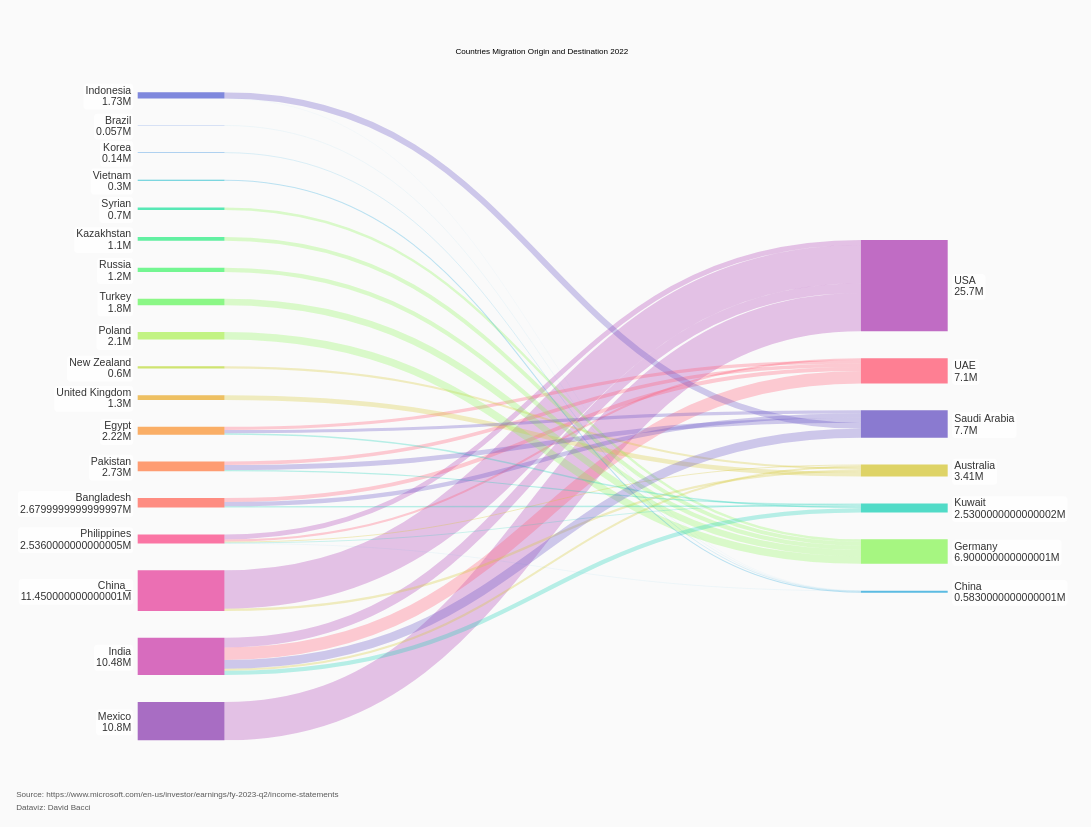

Express this chart as Vega-Lite.
### Vega specification from a JSON file in a GitHub repository (floating-point values rounded to 4 significant figures)
{"$schema": "https://vega.github.io/schema/vega/v5.json", "description": "Sankey Chart by David Bacci: https://www.linkedin.com/in/davbacci/", "width": 1000, "height": 800, "padding": {"bottom": 20, "left": 20, "right": 30, "top": 40}, "title": {"text": "Countries Migration Origin and Destination 2022", "color": "black", "fontSize": 32, "fontStyle": "Consolas", "dy": 0, "fontWeight": "bold", "offset": 30}, "background": "#fafafa", "signals": [{"name": "standardGap", "value": 14, "description": "Gap as a percentage of full domain"}, {"name": "base", "value": "center", "description": "How to stack(center or zero)"}], "data": [{"name": "input", "values": [{"category": "India", "stack": 1, "sort": "descending", "labels": "left"}, {"category": "China_", "stack": 1, "sort": "descending", "labels": "left"}, {"category": "Mexico", "stack": 1, "sort": "descending", "labels": "left"}, {"category": "Philippines", "stack": 1, "sort": "descending", "labels": "left"}, {"category": "Bangladesh", "stack": 1, "sort": "descending", "labels": "left"}, {"category": "Pakistan", "stack": 1, "sort": "descending", "labels": "left"}, {"category": "El Salvador", "stack": 1, "sort": "descending", "labels": "left"}, {"category": "Egypt", "stack": 1, "sort": "descending", "labels": "left"}, {"category": "United Kingdom", "stack": 1, "sort": "descending", "labels": "left"}, {"category": "New Zealand", "stack": 1, "sort": "descending", "labels": "left"}, {"category": "Poland", "stack": 1, "sort": "descending", "labels": "left"}, {"category": "Turkey", "stack": 1, "sort": "descending", "labels": "left"}, {"category": "Russia", "stack": 1, "sort": "descending", "labels": "left"}, {"category": "Kazakhstan", "stack": 1, "sort": "descending", "labels": "left"}, {"category": "Syrian", "stack": 1, "sort": "descending", "labels": "left"}, {"category": "Vietnam", "stack": 1, "sort": "descending", "labels": "left"}, {"category": "Korea", "stack": 1, "sort": "descending", "labels": "left"}, {"category": "Brazil", "stack": 1, "sort": "descending", "labels": "left"}, {"category": "Indonesia", "stack": 1, "sort": "descending", "labels": "left"}, {"category": "USA", "stack": 2, "sort": 1}, {"category": "UAE", "stack": 2, "sort": 2}, {"category": "Australia", "stack": 2, "sort": 3}, {"category": "Kuwait", "stack": 2, "sort": 4}, {"category": "Germany", "stack": 2, "sort": 5}, {"category": "China", "stack": 2, "sort": 6}, {"category": "Saudi Arabia", "stack": 2, "sort": 3}, {"source": "Mexico", "destination": "USA", "value": 10.8}, {"source": "India", "destination": "USA", "value": 2.7}, {"source": "China_", "destination": "USA", "value": 10.8}, {"source": "Philippines", "destination": "USA", "value": 1.4}, {"source": "India", "destination": "UAE", "value": 3.5}, {"source": "Bangladesh", "destination": "UAE", "value": 1.1}, {"source": "Pakistan", "destination": "UAE", "value": 1}, {"source": "Egypt", "destination": "UAE", "value": 0.9}, {"source": "Philippines", "destination": "UAE", "value": 0.6}, {"source": "United Kingdom", "destination": "Australia", "value": 1.3}, {"source": "China_", "destination": "Australia", "value": 0.65}, {"source": "New Zealand", "destination": "Australia", "value": 0.6}, {"source": "India", "destination": "Australia", "value": 0.58}, {"source": "Philippines", "destination": "Australia", "value": 0.28}, {"source": "Poland", "destination": "Germany", "value": 2.1}, {"source": "Turkey", "destination": "Germany", "value": 1.8}, {"source": "Russia", "destination": "Germany", "value": 1.2}, {"source": "Kazakhstan", "destination": "Germany", "value": 1.1}, {"source": "Syrian", "destination": "Germany", "value": 0.7}, {"source": "India", "destination": "Kuwait", "value": 1.2}, {"source": "Egypt", "destination": "Kuwait", "value": 0.42}, {"source": "Bangladesh", "destination": "Kuwait", "value": 0.38}, {"source": "Pakistan", "destination": "Kuwait", "value": 0.33}, {"source": "Philippines", "destination": "Kuwait", "value": 0.2}, {"source": "Vietnam", "destination": "China", "value": 0.3}, {"source": "Korea", "destination": "China", "value": 0.14}, {"source": "Brazil", "destination": "China", "value": 0.057}, {"source": "Philippines", "destination": "China", "value": 0.056}, {"source": "Indonesia", "destination": "China", "value": 0.03}, {"source": "India", "destination": "Saudi Arabia", "value": 2.5}, {"source": "Indonesia", "destination": "Saudi Arabia", "value": 1.7}, {"source": "Pakistan", "destination": "Saudi Arabia", "value": 1.4}, {"source": "Bangladesh", "destination": "Saudi Arabia", "value": 1.2}, {"source": "Egypt", "destination": "Saudi Arabia", "value": 0.9}]}, {"name": "stacks", "source": "input", "transform": [{"type": "filter", "expr": "datum.source != null"}, {"type": "formula", "as": "end", "expr": "['source','destination']"}, {"type": "formula", "as": "name", "expr": "[ datum.source,datum.destination]"}, {"type": "project", "fields": ["end", "name", "value"]}, {"type": "flatten", "fields": ["end", "name"]}, {"type": "lookup", "from": "input", "key": "category", "values": ["stack", "sort", "gap", "labels"], "fields": ["name"], "as": ["stack", "sort", "gap", "labels"]}, {"type": "aggregate", "fields": ["value", "stack", "sort", "gap", "labels"], "groupby": ["end", "name"], "ops": ["sum", "max", "max", "max", "max"], "as": ["value", "stack", "sort", "gap", "labels"]}, {"type": "aggregate", "fields": ["value", "stack", "sort", "gap", "labels"], "groupby": ["name"], "ops": ["max", "max", "max", "max", "max"], "as": ["value", "stack", "sort", "gap", "labels"]}, {"type": "formula", "as": "gap", "expr": "datum.gap?datum.gap:0"}]}, {"name": "maxValue", "source": ["stacks"], "transform": [{"type": "aggregate", "fields": ["value"], "groupby": ["stack"], "ops": ["sum"], "as": ["value"]}, {"type": "aggregate", "fields": ["value"], "ops": ["max"], "as": ["value"]}]}, {"name": "plottedStacks", "source": ["stacks"], "transform": [{"type": "formula", "as": "spacer", "expr": " (data('maxValue')[0].value/100)*(standardGap+datum.gap)"}, {"type": "formula", "as": "type", "expr": "['data','spacer']"}, {"type": "formula", "as": "spacedValue", "expr": "[datum.value,datum.spacer]"}, {"type": "flatten", "fields": ["type", "spacedValue"]}, {"type": "stack", "groupby": ["stack"], "sort": {"field": "sort", "order": "descending"}, "field": "spacedValue", "offset": {"signal": "base"}}, {"type": "formula", "expr": "((datum.value)/2)+datum.y0", "as": "yc"}]}, {"name": "finalTable", "source": ["plottedStacks"], "transform": [{"type": "filter", "expr": "datum.type == 'data'"}]}, {"name": "linkTable", "source": ["input"], "transform": [{"type": "filter", "expr": "datum.source != null"}, {"type": "lookup", "from": "finalTable", "key": "name", "values": ["y0", "y1", "stack", "sort"], "fields": ["source"], "as": ["sourceStacky0", "sourceStacky1", "sourceStack", "sourceSort"]}, {"type": "lookup", "from": "finalTable", "key": "name", "values": ["y0", "y1", "stack", "sort"], "fields": ["destination"], "as": ["destinationStacky0", "destinationStacky1", "destinationStack", "destinationSort"]}, {"type": "stack", "groupby": ["source"], "sort": {"field": "destinationSort", "order": "descending"}, "field": "value", "offset": "zero", "as": ["syi0", "syi1"]}, {"type": "formula", "expr": "datum.syi0+datum.sourceStacky0", "as": "sy0"}, {"type": "formula", "expr": "datum.sy0+datum.value", "as": "sy1"}, {"type": "stack", "groupby": ["destination"], "sort": {"field": "sourceSort", "order": "descending"}, "field": "value", "offset": "zero", "as": ["dyi0", "dyi1"]}, {"type": "formula", "expr": "datum.dyi0+datum.destinationStacky0", "as": "dy0"}, {"type": "formula", "expr": "datum.dy0+datum.value", "as": "dy1"}, {"type": "formula", "expr": "((datum.value)/2)+datum.sy0", "as": "syc"}, {"type": "formula", "expr": "((datum.value)/2)+datum.dy0", "as": "dyc"}, {"type": "linkpath", "orient": "horizontal", "shape": "diagonal", "sourceY": {"expr": "scale('y', datum.syc)"}, "sourceX": {"expr": "scale('x', toNumber(  datum.sourceStack))+ bandwidth('x')"}, "targetY": {"expr": "scale('y', datum.dyc)"}, "targetX": {"expr": "scale('x', datum.destinationStack)"}}, {"type": "formula", "expr": "range('y')[0]-scale('y', datum.value)", "as": "strokeWidth"}]}], "scales": [{"name": "x", "type": "band", "range": "width", "domain": {"data": "finalTable", "field": "stack"}, "paddingInner": 0.88}, {"name": "y", "type": "linear", "range": "height", "domain": {"data": "finalTable", "field": "y1"}, "reverse": false}, {"name": "color", "type": "ordinal", "range": {"scheme": "rainbow"}, "domain": {"data": "stacks", "field": "name"}}], "marks": [{"type": "rect", "from": {"data": "finalTable"}, "encode": {"update": {"x": {"scale": "x", "field": "stack"}, "width": {"scale": "x", "band": 1}, "y": {"scale": "y", "field": "y0"}, "y2": {"scale": "y", "field": "y1"}, "fill": {"scale": "color", "field": "name"}, "fillOpacity": {"value": 0.75}, "strokeWidth": {"value": 0}, "stroke": {"scale": "color", "field": "name"}}, "hover": {"tooltip": {"signal": "{'Name':datum.name, 'Value':format(datum.value) + 'M'}"}, "fillOpacity": {"value": 1}}}}, {"type": "path", "name": "links", "from": {"data": "linkTable"}, "clip": true, "encode": {"update": {"strokeWidth": {"field": "strokeWidth"}, "path": {"field": "path"}, "strokeOpacity": {"signal": "0.3"}, "stroke": {"field": "destination", "scale": "color"}}, "hover": {"strokeOpacity": {"value": 1}, "tooltip": {"signal": "{'Source':datum.source,'Destination':datum.destination, 'Value':format(datum.value, '') + 'M'}"}}}}, {"type": "group", "name": "labelText", "zindex": 1, "from": {"facet": {"data": "finalTable", "name": "labelFacet", "groupby": ["name", "stack", "yc", "value", "labels"]}}, "clip": false, "encode": {"update": {"strokeWidth": {"value": 1}, "stroke": {"value": "red"}, "x": {"signal": "datum.labels=='left'?scale('x', datum.stack)-8 : scale('x', datum.stack) + (bandwidth('x')) +8"}, "yc": {"scale": "y", "signal": "datum.yc"}, "width": {"signal": "0"}, "height": {"signal": "0"}, "fillOpacity": {"signal": "0.1"}}}, "marks": [{"type": "text", "name": "heading", "from": {"data": "labelFacet"}, "encode": {"update": {"x": {"value": 0}, "y": {"value": -2}, "text": {"field": "name"}, "align": {"signal": "datum.labels=='left'?'right':'left'"}, "fontWeight": {"value": "normal"}}}}, {"type": "text", "name": "amount", "from": {"data": "labelFacet"}, "encode": {"update": {"x": {"value": 0}, "y": {"value": 12}, "text": {"signal": " datum.value + 'M'"}, "align": {"signal": "datum.labels=='left'?'right':'left'"}}}}]}, {"type": "rect", "from": {"data": "labelText"}, "encode": {"update": {"x": {"field": "bounds.x1", "offset": -2}, "x2": {"field": "bounds.x2", "offset": 2}, "y": {"field": "bounds.y1", "offset": -2}, "y2": {"field": "bounds.y2", "offset": 2}, "fill": {"value": "white"}, "opacity": {"value": 0.8}, "cornerRadius": {"value": 4}}}}, {"type": "text", "data": [{}], "encode": {"update": {"text": {"value": ["Source: https://www.microsoft.com/en-us/investor/earnings/fy-2023-q2/income-statements", "Dataviz: David Bacci"]}, "align": {"value": "left"}, "lineHeight": {"value": 16}, "fill": {"value": "#595959"}, "x": {"signal": "-150"}, "y": {"signal": "height +70"}, "fontSize": {"value": 10}}}}], "config": {"view": {"stroke": "transparent"}, "text": {"fontSize": 13, "fill": "#333333"}}}
